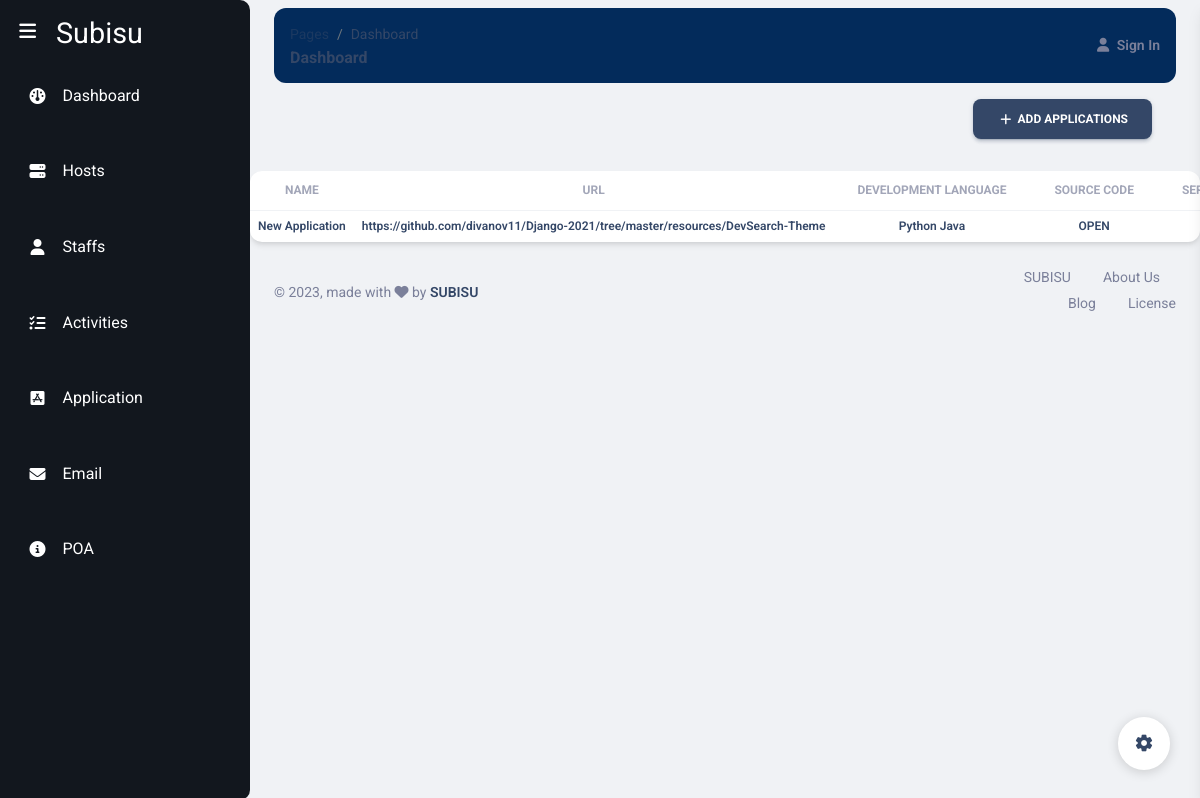
The app's page /applications/ with its own data.
### Models/applications.py (models this page shows, shortened)
class Applications(models.Model):
    name = models.CharField(max_length=200)
    url = models.URLField(max_length=500)
    devLanguage = models.CharField(max_length=200)
    sourceCode = models.CharField(max_length=200, choices=SOURCE_CODE_OPTIONS)
    serverAccess = models.CharField(max_length=50)
    serverControl = models.CharField(max_length=150, choices=SERVER_CONTROL_OPTIONS)
    hostId = models.ForeignKey(Hosts, on_delete=models.PROTECT, null=True, blank=True)

### subisu/views.py (the view)
# urls.py: path('applications/', applications, name='applications'),
def applications(request):
    applications = Applications.objects.all()
    context = {
        'applications' : applications
    }
    return render(request, 'subisu/applications.html', context)

### Models/hosts.py (called while the page is built)
    def __str__(self):
        return self.hostname

### templates/subisu/applications.html (shortened to what this page needs)
{%extends 'subisu/base.html' %}
{%block start%}
<div class="d-flex justify-content-end  px-5 py-3">
  <a class="btn btn-icon btn-3 btn-dark ml-auto" href="">
    <span class="btn-inner--icon"><i class="material-icons">add</i></span>
    <span class="btn-inner--text">Add Applications</span>
  </a>
</div>
<div class="card">
  <div class="table-responsive">
    <table class="table align-items-center mb-0">
      <thead>
        <tr>
            <th class="text-center text-uppercase text-secondary text-xs font-weight-bolder opacity-7">Name</th>
            <th class="text-center text-uppercase text-secondary text-xs font-weight-bolder opacity-7">URL</th>
            <th class="text-center text-uppercase text-secondary text-xs font-weight-bolder opacity-7">Development Language</th>
            <th class="text-center text-uppercase text-secondary text-xs font-weight-bolder opacity-7">Source Code</th>
            <th class="text-center text-uppercase text-secondary text-xs font-weight-bolder opacity-7">Server Access</th>
        </tr>
      </thead>
      <tbody>
        {% for application in applications %}
            <tr>
              <td class="align-middle text-center"><h6 class="mb-0 text-xs">{{application.name}}</h6></td>
              <td class="align-middle text-center"><h6 class="mb-0 text-xs"><a href="{{application.url}}">{{ application.url | truncatechars:100}}</a></h6></td>
              <td class="align-middle text-center"><h6 class="mb-0 text-xs">{{ application.devLanguage }}</h6></td>
              <td class="align-middle text-center"><h6 class="mb-0 text-xs">{{ application.sourceCode}}</h6></td>
              <td class="align-middle text-center"><h6 class="mb-0 text-xs">{{ application.serverAccess }}</h6></td>
            </tr>
        {% endfor %}
      </tbody>
    </table>
  </div>
</div>
{%endblock%}

### records on screen
Applications: name "New Application", url "https://github.com/divanov11/Django-2021/tree/master/resources/DevSearch-Theme", devLanguage "Python Java", sourceCode "OPEN"
